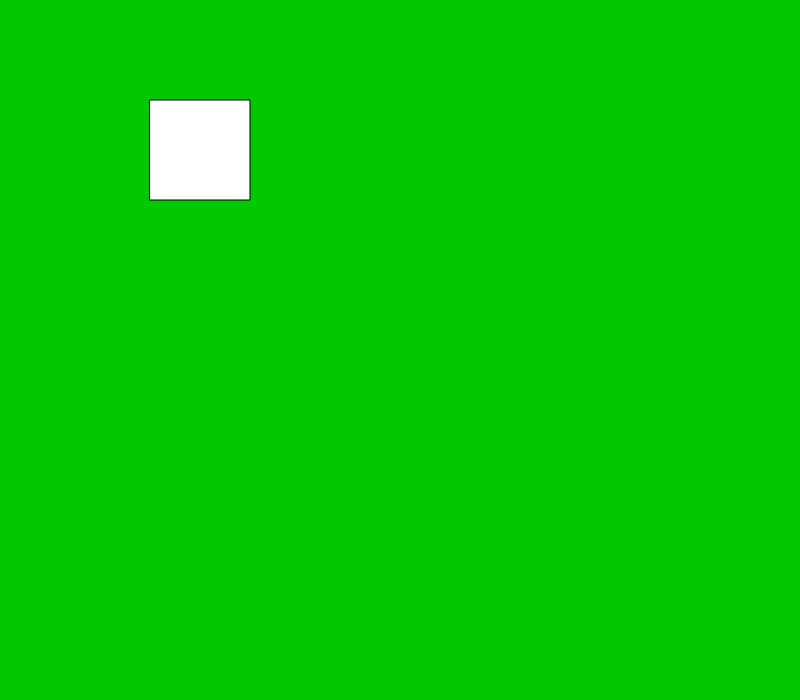
Frame 1 (no input)
Frame 60 (no input): identical to frame 1, image omitted
Frame 120 (the mouse pressed at the canvas centre since frame 60): blank canvas, image omitted

The p5.js sketch that drew this single still picture (run headless with seeded random() and noise() and a simulated clock; from frame 60 on, the mouse is pressed at the canvas centre):

// p5.js sketch
// ── sketch.js
function setup() {
  	createCanvas(800, 700);
}

function draw() {
	background(0, 200, 0);
	
	var angle = 0.02 * mouseX;
	
	rotate(angle);
	
	rect(150, 100, 100, 100);
}
